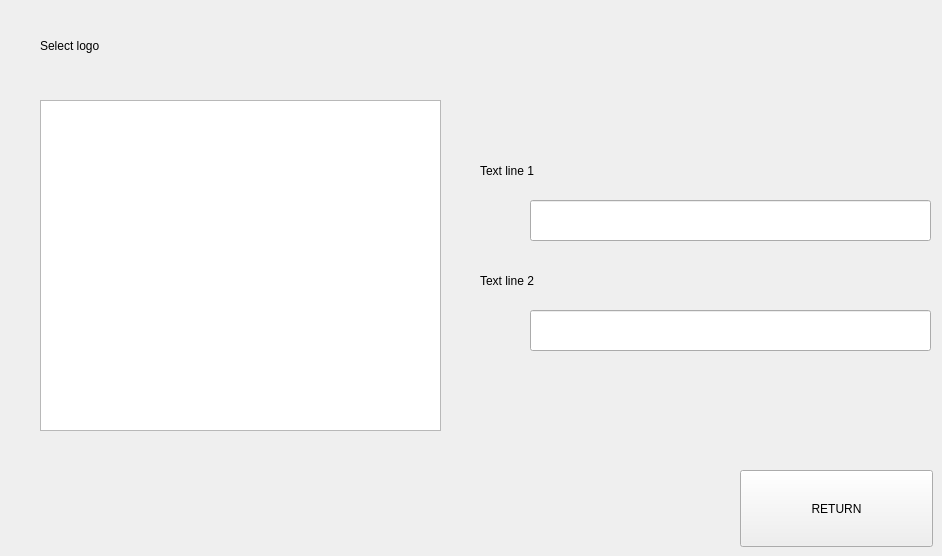
     <widget class="QWidget" name="page323_logo">
      <widget class="QLabel" name="label_323_title">
       <property name="geometry">
        <rect>
         <x>40</x>
         <y>10</y>
         <width>641</width>
         <height>71</height>
        </rect>
       </property>
       <property name="text">
        <string>Select logo</string>
       </property>
      </widget>
      <widget class="QPushButton" name="btn_323_return">
       <property name="geometry">
        <rect>
         <x>740</x>
         <y>470</y>
         <width>193</width>
         <height>77</height>
        </rect>
       </property>
       <property name="sizePolicy">
        <sizepolicy hsizetype="Minimum" vsizetype="Expanding">
         <horstretch>0</horstretch>
         <verstretch>0</verstretch>
        </sizepolicy>
       </property>
       <property name="text">
        <string>RETURN</string>
       </property>
      </widget>
      <widget class="QLineEdit" name="edit_323_text1">
       <property name="geometry">
        <rect>
         <x>530</x>
         <y>200</y>
         <width>401</width>
         <height>41</height>
        </rect>
       </property>
      </widget>
      <widget class="QLabel" name="label_323_text1">
       <property name="geometry">
        <rect>
         <x>480</x>
         <y>150</y>
         <width>281</width>
         <height>41</height>
        </rect>
       </property>
       <property name="text">
        <string>Text line 1</string>
       </property>
      </widget>
      <widget class="QLabel" name="label_323_text2">
       <property name="geometry">
        <rect>
         <x>480</x>
         <y>260</y>
         <width>261</width>
         <height>41</height>
        </rect>
       </property>
       <property name="text">
        <string>Text line 2</string>
       </property>
      </widget>
      <widget class="QLineEdit" name="edit_323_text2">
       <property name="geometry">
        <rect>
         <x>530</x>
         <y>310</y>
         <width>401</width>
         <height>41</height>
        </rect>
       </property>
      </widget>
      <widget class="QListWidget" name="list_323_logo">
       <property name="geometry">
        <rect>
         <x>40</x>
         <y>100</y>
         <width>401</width>
         <height>331</height>
        </rect>
       </property>
      </widget>
     </widget>
